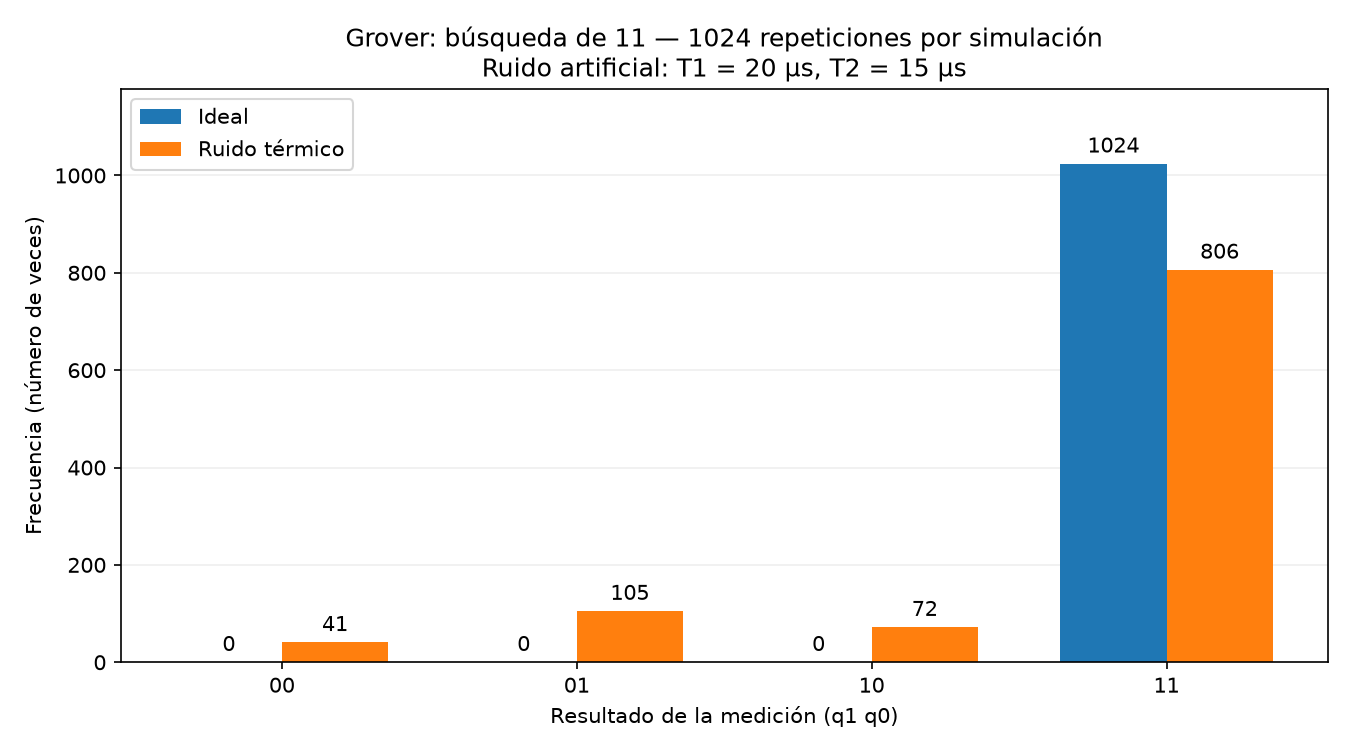

Reproduce this figure in Python.
"""Compara Grover ideal con ruido térmico artificial, usando dos cúbits."""

from pathlib import Path  # Guarda el gráfico junto a este archivo.
import numpy as np  # Proporciona pi y posiciones para las barras.
import matplotlib.pyplot as plt  # Dibuja el histograma comparativo.
from qiskit import QuantumCircuit, transpile  # Construye y compila circuitos.
from qiskit_aer import AerSimulator  # Simula en nuestra computadora.
from qiskit_aer.noise import NoiseModel, thermal_relaxation_error

SOLUCION = "11"  # Objetivo en orden q1 q0; también admite 00, 01 o 10.
SHOTS = 1024  # Repeticiones completas del experimento.
ESTADOS = ("00", "01", "10", "11")  # Los cuatro candidatos.
BASE = ["rz", "sx", "x", "cx"]  # Puertas que usará el circuito compilado.

# Todas las duraciones usan la MISMA unidad: nanosegundos.
# Son valores didácticos artificiales, no calibraciones de un chip de IBM.
T1 = 20_000.0  # 20 microsegundos: relajación energética hacia |0>.
T2 = 15_000.0  # 15 microsegundos: pérdida de coherencia de fase.

# Duración que atribuimos a cada puerta para calcular su error.
DURACIONES = {
    "sx": 100.0,    # Raíz cuadrada de X.
    "x": 200.0,     # Puerta X.
    "cx": 1_000.0,  # CNOT, que afecta a dos cúbits.
}

# El modelo debe cumplir T1 > 0 y 0 < T2 <= 2*T1.
# RZ se trata como una rotación virtual de duración cero, sin error añadido.


def crear_oraculo(solucion):
    """Marca la solución invirtiendo su fase, sin medirla."""

    # Comprobamos que la solución sea uno de los cuatro candidatos.
    if solucion not in ESTADOS:
        raise ValueError("SOLUCION debe ser 00, 01, 10 o 11.")

    oraculo = QuantumCircuit(2, name="Oraculo")

    # Qiskit muestra q1 q0; al invertir la cadena obtenemos q0, q1.
    # Identificamos los cúbits cuyo bit objetivo es cero.
    ceros = [
        q
        for q, bit in enumerate(reversed(solucion))
        if bit == "0"
    ]

    # Convertimos temporalmente el objetivo en |11>.
    for q in ceros:
        oraculo.x(q)

    # CZ cambia únicamente el signo de la amplitud de |11>.
    # Cambiar el signo no modifica todavía la probabilidad de medir ese estado.
    oraculo.cz(0, 1)

    # Deshacemos las X para restaurar las etiquetas originales.
    for q in ceros:
        oraculo.x(q)

    # Efecto final: O|solución> = -|solución>.
    # Las demás amplitudes conservan su signo.
    return oraculo


def crear_difusor():
    """Construye D = 2|s><s| - I, con |s> la superposición uniforme."""

    difusor = QuantumCircuit(2, name="Difusor")

    # Cambia de base: la superposición uniforme pasa a |00>.
    difusor.h([0, 1])

    # Convierte |00> en |11> para aplicar la reflexión usando CZ.
    difusor.x([0, 1])

    # Invierte la fase de esa componente.
    difusor.cz(0, 1)

    # Deshace los intercambios de bits.
    difusor.x([0, 1])

    # Regresa a la base original.
    difusor.h([0, 1])

    # Ajusta un signo global para obtener exactamente D.
    # Esta fase global no cambia ninguna probabilidad observable.
    difusor.global_phase = np.pi

    return difusor


def crear_grover(solucion):
    """Una iteración basta para cuatro candidatos y una única solución."""

    circuito = QuantumCircuit(2)  # Inicialmente, ambos cúbits están en |0>.

    # Prepara |s> = (|00> + |01> + |10> + |11>)/2.
    # Cada amplitud es 1/2 y cada probabilidad es (1/2)^2 = 1/4.
    circuito.h([0, 1])

    # El oráculo deja tres amplitudes +1/2 y la marcada -1/2.
    circuito.append(crear_oraculo(solucion).to_gate(), [0, 1])

    # Después del oráculo, la media de las amplitudes es:
    # media = (3*(1/2) - 1/2)/4 = 1/4.
    circuito.append(crear_difusor().to_gate(), [0, 1])

    # El difusor transforma cada amplitud a en 2*media - a.
    #
    # Para la solución:
    #     2*(1/4) - (-1/2) = 1.
    #
    # Para los otros tres estados:
    #     2*(1/4) - 1/2 = 0.
    #
    # La interferencia amplifica la solución y cancela las otras amplitudes.
    # Idealmente, la probabilidad de encontrar la solución es 100 %.
    #
    # Con ruido, el estado puede ser mixto y la cancelación deja de ser perfecta.

    # Mide ambos cúbits y devuelve una cadena clásica en orden q1 q0.
    circuito.measure_all()

    return circuito


def crear_ruido_termico():
    """Asocia canales de relajación a las puertas del circuito compilado."""

    modelo = NoiseModel(basis_gates=BASE)

    # Calculamos un error diferente según cuánto dura cada puerta.
    for puerta, tiempo in DURACIONES.items():
        error = thermal_relaxation_error(
            t1=T1,  # A temperatura muy baja, |1> tiende a relajarse hacia |0>.
            t2=T2,  # Decaen las coherencias necesarias para la interferencia.
            time=tiempo,  # Más duración permite que estos procesos actúen más.
            excited_state_population=0.0,  # Equilibrio térmico aproximado en |0>.
        )

        # CNOT ocupa dos cúbits durante el mismo intervalo.
        if puerta == "cx":
            # El producto tensorial modela relajación independiente en ambos.
            error = error.tensor(error)

        # Aer aplica el canal de error después de cada puerta de este tipo.
        modelo.add_all_qubit_quantum_error(error, [puerta])

    # Este ejemplo modela relajación asociada a las puertas.
    # No añadimos errores de lectura ni relajación extra durante tiempos ociosos.
    return modelo


def simular(circuito):
    """Ejecuta el mismo circuito compilado con y sin ruido."""

    # H y CZ deben descomponerse en las puertas que tienen errores asignados.
    # Así evitamos que el circuito use instrucciones sin el ruido esperado.
    compilado = transpile(
        circuito,
        basis_gates=BASE,
        optimization_level=0,  # Evita optimizaciones adicionales de la secuencia.
        seed_transpiler=42,  # Hace reproducible la compilación.
    )

    print("Puertas del circuito compilado:", dict(compilado.count_ops()))

    # La matriz de densidad permite representar estados puros y mixtos.
    ideal = AerSimulator(method="density_matrix")

    # El segundo simulador añade los canales térmicos definidos anteriormente.
    ruidoso = AerSimulator(
        method="density_matrix",
        noise_model=crear_ruido_termico(),
    )

    # Primera ejecución: evolución ideal, sin ruido.
    resultado_ideal = ideal.run(
        compilado,
        shots=SHOTS,
        seed_simulator=42,
    ).result()

    # Segunda ejecución: exactamente el mismo circuito, con ruido térmico.
    resultado_ruidoso = ruidoso.run(
        compilado,
        shots=SHOTS,
        seed_simulator=43,
    ).result()

    # Las semillas permiten repetir el experimento con esta configuración.
    return resultado_ideal.get_counts(), resultado_ruidoso.get_counts()


def graficar(conteos_ideal, conteos_ruido):
    """Compara frecuencias y guarda una imagen del experimento."""

    # get(..., 0) incluye los estados que no aparecieron.
    ideal = [conteos_ideal.get(estado, 0) for estado in ESTADOS]
    ruido = [conteos_ruido.get(estado, 0) for estado in ESTADOS]

    posiciones = np.arange(len(ESTADOS))  # Una posición por candidato.
    ancho = 0.36  # Anchura de cada barra.

    figura, eje = plt.subplots(figsize=(9, 5))

    # Coloca las barras ideales a la izquierda de cada posición.
    barras_ideal = eje.bar(
        posiciones - ancho / 2,
        ideal,
        ancho,
        label="Ideal",
    )

    # Coloca las barras ruidosas a la derecha.
    barras_ruido = eje.bar(
        posiciones + ancho / 2,
        ruido,
        ancho,
        label="Ruido térmico",
    )

    # Escribe el número de resultados encima de cada barra.
    eje.bar_label(barras_ideal, padding=3)
    eje.bar_label(barras_ruido, padding=3)

    eje.set_xticks(posiciones, ESTADOS)
    eje.set_xlabel("Resultado de la medición (q1 q0)")
    eje.set_ylabel("Frecuencia (número de veces)")

    eje.set_title(
        f"Grover: búsqueda de {SOLUCION} — {SHOTS} repeticiones por simulación\n"
        f"Ruido artificial: T1 = {T1 / 1000:g} µs, T2 = {T2 / 1000:g} µs"
    )

    eje.set_ylim(0, SHOTS * 1.15)  # Deja espacio para las etiquetas.
    eje.legend()  # Identifica ambas simulaciones.
    eje.grid(axis="y", alpha=0.2)  # Facilita comparar alturas.
    eje.set_axisbelow(True)  # Coloca la cuadrícula detrás de las barras.
    figura.tight_layout()  # Ajusta los márgenes.

    # Guarda el gráfico junto al script.
    ruta = Path(__file__).with_name("grover_ruido_termico.png")
    figura.savefig(ruta, dpi=150)
    print(f"Gráfico guardado en: {ruta}")

    # Muestra la ventana; ciérrala para que el programa termine.
    plt.show()


def main():
    circuito = crear_grover(SOLUCION)  # Construye el experimento lógico.
    print(circuito.draw(output="text"))  # Muestra las etapas del algoritmo.

    # Ambas ejecuciones son completamente locales.
    ideal, ruido = simular(circuito)

    # Muestra los conteos de todos los estados posibles.
    print("\nEstado | Ideal | Con ruido")
    for estado in ESTADOS:
        print(
            f"  {estado}   | {ideal.get(estado, 0):5d} "
            f"| {ruido.get(estado, 0):5d}"
        )

    # Éxito significa obtener el estado que marcó el oráculo.
    exito_ideal = ideal.get(SOLUCION, 0) / sum(ideal.values())
    exito_ruido = ruido.get(SOLUCION, 0) / sum(ruido.values())

    print(f"\nÉxito ideal:     {exito_ideal:.2%}")
    print(f"Éxito con ruido: {exito_ruido:.2%}")

    # Esta diferencia se expresa en puntos porcentuales.
    print(
        f"Caída observada: "
        f"{100 * (exito_ideal - exito_ruido):.2f} puntos porcentuales"
    )

    graficar(ideal, ruido)


# Importar este archivo desde otro programa no inicia las simulaciones.
if __name__ == "__main__":
    main()
